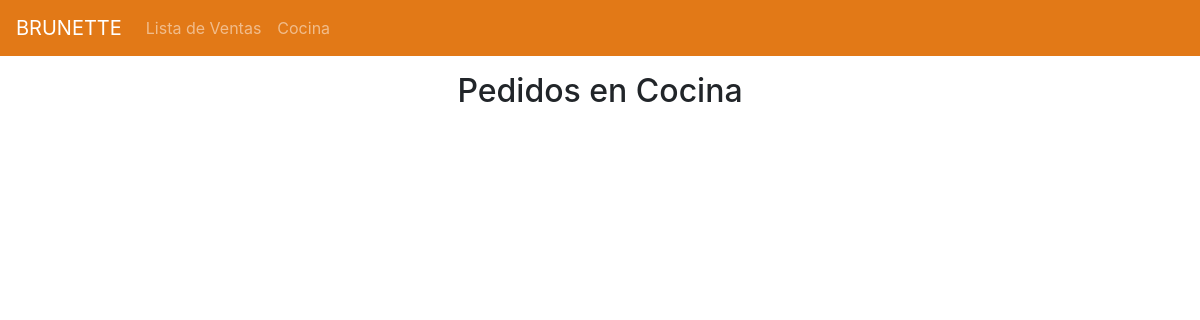
The page /ventas/kitchen-orders/ on the database as committed earlier.
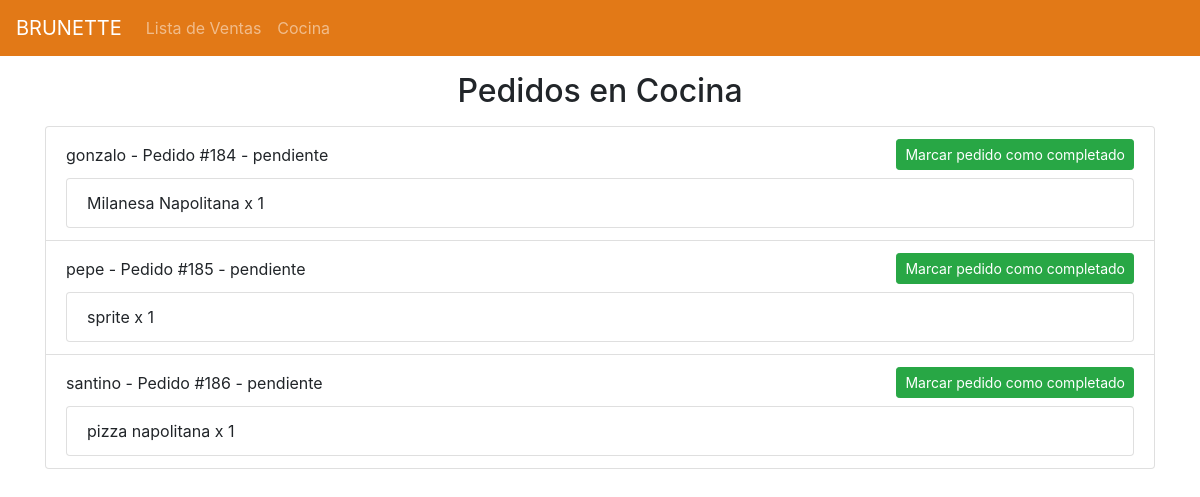
The same page on the database as committed later.
### ventas/models.py (models this page shows, shortened)
class Venta(models.Model):
    ESTADOS_PEDIDO = [
        ('pendiente', 'Pendiente'),
        ('procesando', 'Procesando'),
        ('completado', 'Completado'),
    ]
    ESTADOS_FACTURACION = [
        ('pendiente', 'Pendiente'),
        ('facturado', 'Facturado'),
        ('cancelado', 'Cancelado'),
    ]
    TIPO_PAGO = [
        ('efectivo', 'Efectivo'),
        ('transferencia', 'Transferencia'),
    ]
    productos = models.ManyToManyField(Producto, through='VentaProducto')
    fecha_venta = models.DateTimeField(auto_now_add=True)
    estado_pedido = models.CharField(max_length=20, choices=ESTADOS_PEDIDO, default='pendiente')
    estado_facturacion = models.CharField(max_length=20, choices=ESTADOS_FACTURACION, default='pendiente')
    tipo_pago = models.CharField(max_length=20, choices=TIPO_PAGO, default='efectivo')
    caja = models.ForeignKey(Caja, on_delete=models.CASCADE, null=True, blank=True)
    customer_name = models.CharField(max_length=100)  # Nuevo campo añadido

class VentaProducto(models.Model):
    venta = models.ForeignKey(Venta, on_delete=models.CASCADE)
    producto = models.ForeignKey(Producto, on_delete=models.CASCADE)
    cantidad = models.PositiveIntegerField()

### productos/models.py (models this page shows, shortened)
class Producto(models.Model):
    nombre = models.CharField(max_length=200)
    descripcion = models.TextField()
    precio = models.DecimalField(max_digits=10, decimal_places=2)
    categoria = models.ForeignKey(Categoria, on_delete=models.CASCADE)
    stock = models.PositiveIntegerField()
    is_active = models.BooleanField(default=True)  # Borrado lógico

### ventas/views.py (the view)
# urls.py: path('kitchen-orders/', views.kitchen_orders, name='kitchen_orders'),  # Nueva ruta para la vista de cocina
def kitchen_orders(request):
    orders = Venta.objects.filter(estado_pedido='pendiente')
    return render(request, 'ventas/kitchen_orders.html', {'orders': orders})

### ventas/templates/ventas/kitchen_orders.html (shortened to what this page needs)
<!DOCTYPE html>
<html lang="es">
<head>
    {% load static %}
    <link rel="stylesheet" href="https://stackpath.bootstrapcdn.com/bootstrap/4.3.1/css/bootstrap.min.css">
</head>
<body>
    <nav class="navbar navbar-expand-lg navbar-dark" style="background-color: #e27917;">
        <a class="navbar-brand" href="{% url 'usuarios:menu_principal' %}">BRUNETTE</a>
        <div class="collapse navbar-collapse" id="navbarNav">
            <ul class="navbar-nav">
                <li class="nav-item">
                    <a class="nav-link" href="{% url 'ventas:lista_ventas' %}">Lista de Ventas</a>
                </li>
                <li class="nav-item">
                    <a class="nav-link" href="{% url 'ventas:kitchen_orders' %}">Cocina</a>
                </li>
            </ul>
        </div>
    </nav>
    <div class="container mt-3">
        <h2 class="text-center mb-3">Pedidos en Cocina</h2>
        <ul class="list-group mb-3">
            {% for order in orders %}
            <li class="list-group-item">
                <div class="d-flex justify-content-between align-items-center">
                    <span>{{ order.customer_name }} - Pedido #{{ order.id }} - {{ order.estado_pedido }}</span>
                    <form method="post" action="{% url 'ventas:update_order_status' order.pk %}">
                        <button type="submit" class="btn btn-success btn-sm">Marcar pedido como completado</button>
                    </form>
                </div>
                <ul class="list-group mt-2">
                    {% for vp in order.ventaproducto_set.all %}
                    <li class="list-group-item d-flex justify-content-between align-items-center">
                        <span>{{ vp.producto.nombre }} x {{ vp.cantidad }}</span>
                    </li>
                    {% endfor %}
                </ul>
            </li>
            {% endfor %}
        </ul>
    </div>
</body>
</html>

Rows that differ between the two databases and show on the page:
added Venta: customer_name "gonzalo", id "184", estado_pedido "pendiente"
added VentaProducto: producto.nombre "Milanesa Napolitana", cantidad "1", shown under "gonzalo"
added Venta: customer_name "pepe", id "185", estado_pedido "pendiente"
added VentaProducto: producto.nombre "sprite", cantidad "1", shown under "pepe"
added Venta: customer_name "santino", id "186", estado_pedido "pendiente"
added VentaProducto: producto.nombre "pizza napolitana", cantidad "1", shown under "santino"
